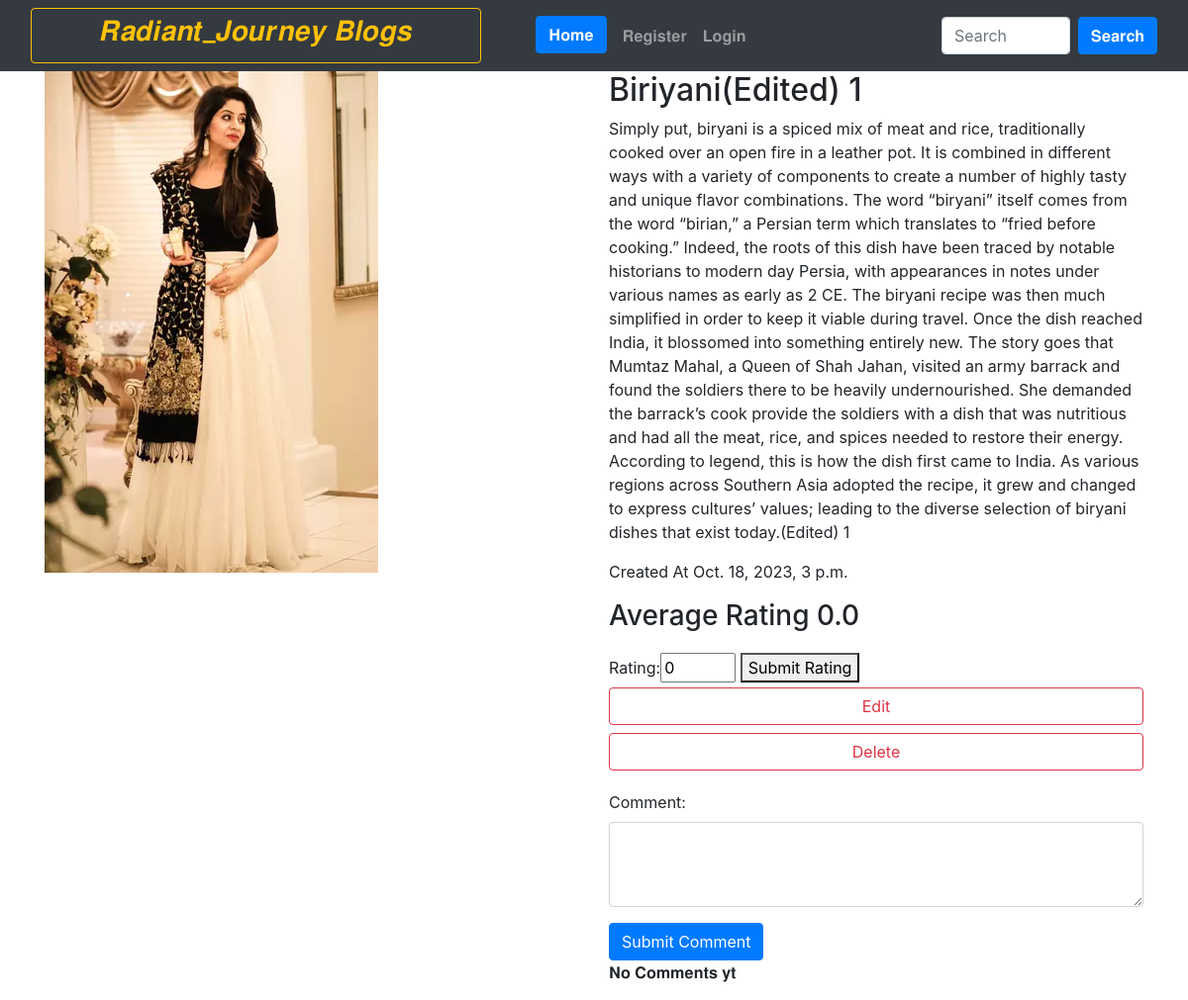
The app's page /blog_details/19/ with its own data.
### home/models.py (models this page shows, shortened)
class BlogPost(models.Model):
    title=models.CharField(max_length=255)
    author= models.ForeignKey(User, on_delete=models.CASCADE)
    slug=models.CharField(max_length=130)
    content=models.TextField()
    image = models.ImageField(upload_to="profile_pics", blank=True, null=True)
    dateTime=models.DateTimeField(auto_now_add=True)
    category=models.ForeignKey(Category,on_delete=models.CASCADE)

### home/views.py (the view)
# urls.py: path('blog_details/<int:blog_id>/',views.blog_details,name='blog_details'),
def blog_details(request, blog_id):
    blog = get_object_or_404(BlogPost, pk=blog_id)
    ratings = Rating.objects.filter(blog=blog)
    total_ratings = ratings.count()
    if total_ratings > 0:
        average_rating = round(sum(rating.rating for rating in ratings) / total_ratings, 1)
    else:
        average_rating = 0.0
    comments = Comment.objects.filter(blog = blog)
    if request.method == 'POST':
        rating_form = RatingForm(request.POST)
        comment_form = CommentForm(request.POST)  # Assuming you have a CommentForm defined
        if rating_form.is_valid():
            rating = rating_form.save(commit=False)
            rating.blog = blog
            rating.user = request.user
            rating.save()
            return redirect('blog_details', blog_id=blog_id)
        if comment_form.is_valid():
            comment = comment_form.save(commit=False)
            comment.blog = blog
            comment.user = request.user
            comment.save()
            return redirect('blog_details', blog_id=blog_id)
    else:
        rating_form = RatingForm()
        comment_form = CommentForm()
    return render(request, 'blog_details.html', {
        'blog': blog,
        'rating_form': rating_form,
        'comment_form': comment_form,
        'average_rating': average_rating,
        'comments':comments,
    })

### home/forms.py (shortened to what this page needs)
class RatingForm(forms.ModelForm):
    class Meta:
        model = Rating
        fields = ('rating',)
        widgets = {
            'rating': forms.NumberInput(attrs={'min': '0', 'max': '6'}),
        }

class CommentForm(forms.ModelForm):
    class Meta:
        model = Comment
        fields = ('comment',)

### home/templates/blog_details.html (shortened to what this page needs)
{% extends 'base.html' %}
{% block body %}
<div>
    <div class="container">
        <div class="row">
            <div class="col-md-6">
                <img src="{{ blog.image.url }}"  alt="blog Image" class="img-fluid">
            </div>
            <div class="col-md-6">
                <h2>{{ blog.title }}</h2>
                <p>{{ blog.content }}</p>
                <p>Created At {{ blog.dateTime }}</p>
                <h3>Average Rating {{ average_rating }}</h3>
                <form style="margin-top: 20px;" method="post">
                    {{ rating_form }}
                    <button type="submit">Submit Rating</button>
                </form>
                <a class="btn btn-outline-danger btn-block" href="{% url 'edit_blog' blog_id=blog.id %}">Edit</a>
                <a class="btn btn-outline-danger btn-block" href="{% url 'delete' blog_id=blog.id %}">Delete</a>
                <form style="margin-top: 20px;" method="post">
                    <div class="form-group">
                        {{ comment_form.comment.label_tag }}
                        <textarea class="form-control" id="id_comment" name="comment" rows="3"></textarea>
                    </div>
                    <button type="submit" class="btn btn-primary">Submit Comment</button>
                </form>
                <div>
                    {% if comments %}
                        {% for comment in comments %}
                            <div style="border: 1px solid #ccc; background-color: #f9f9f9; padding: 10px; margin-bottom: 10px;">
                                <p style="font-weight: bold; margin-bottom: 5px;">Name: {{ comment.user.username }}</p>
                                <h3>{{ comment.comment }}</h3>
                            </div>
                        {% endfor %}
                    {% else %}
                    <p>𝐍𝐨 𝐂𝐨𝐦𝐦𝐞𝐧𝐭𝐬 𝐲𝐭</p>
                    {% endif %}
                </div>
            </div>
        </div>
    </div>
</div>
{% endblock %}

### records on screen
BlogPost: image (picture), title "Biriyani(Edited) 1", content "Simply put, biryani is a spiced mix of meat and rice, traditionally cooked over an open fire in a leather pot. It is combined in different ways with a variety of components to create a number of highly tasty and unique flavor combinations. The word “biryani” itself comes from the word “birian,” a Persian term which translates to “fried before cooking.” Indeed, the roots of this dish have been traced by notable historians to modern day Persia, with appearances in notes under various names as early as 2 CE. The biryani recipe was then much simplified in order to keep it viable during travel. Once the dish reached India, it blossomed into something entirely new. The story goes that Mumtaz…", dateTime "Oct. 18, 2023, 3 p.m."

### other values on screen
{{ average_rating }} "0.0"
{{ comment_form.comment.label_tag }} "Comment:"
